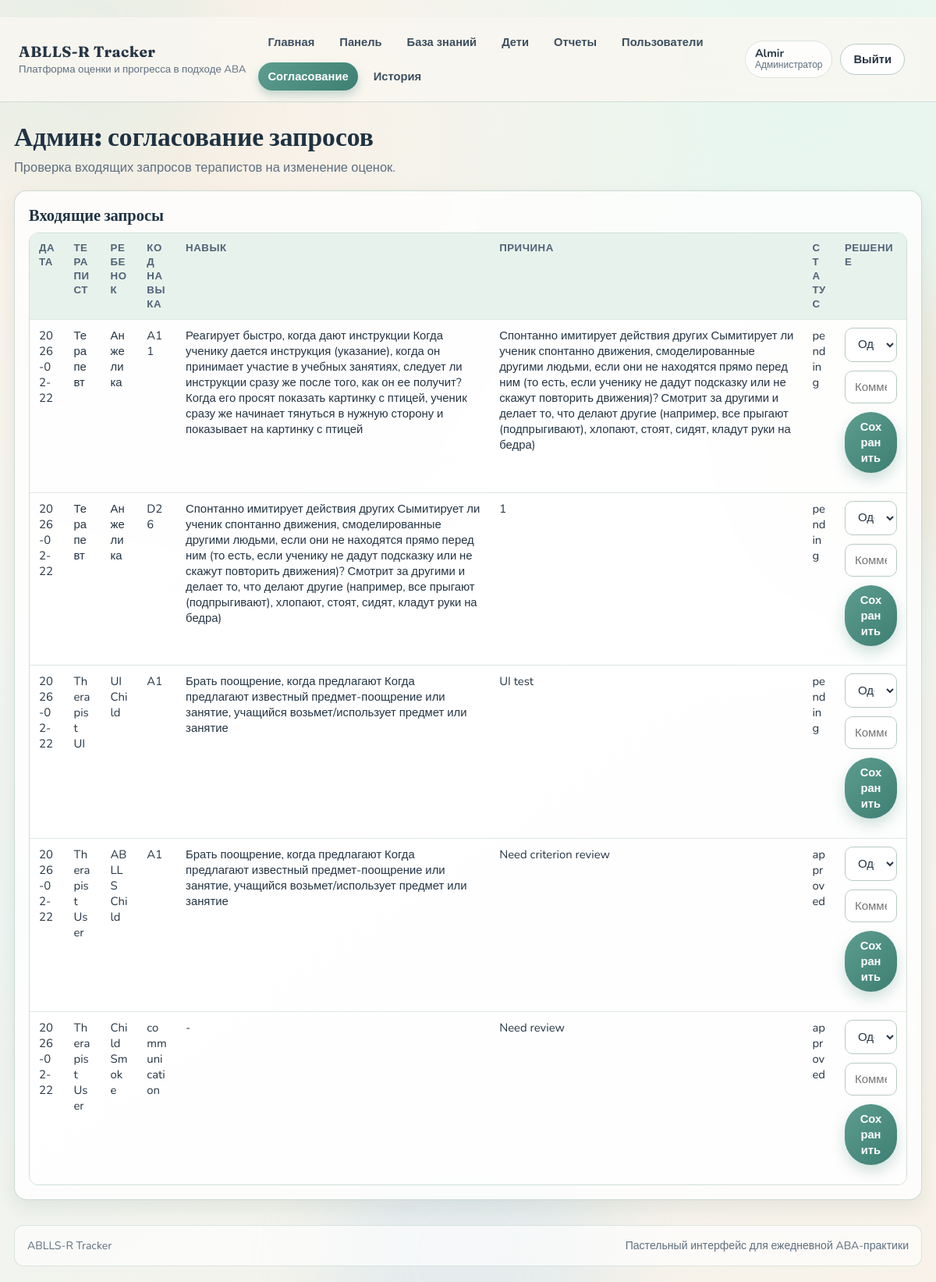
The app's page /admin/edit-requests (signed in) with its own data.
### app/models/user.py (models this page shows)
class User(Base):
    __tablename__ = "users"
    id: Mapped[str] = mapped_column(
        String(36),
        primary_key=True,
        default=lambda: str(uuid.uuid4()),
    )
    email: Mapped[str] = mapped_column(String(255), unique=True, index=True)
    full_name: Mapped[str] = mapped_column(String(255))
    role: Mapped[str] = mapped_column(String(20))
    password_hash: Mapped[str] = mapped_column(String(255))
    created_at: Mapped[datetime] = mapped_column(
        DateTime,
        default=lambda: datetime.now(timezone.utc),
    )

### app/models/edit_request.py (models this page shows)
class EditRequest(Base):
    __tablename__ = "edit_requests"
    id: Mapped[str] = mapped_column(
        String(36),
        primary_key=True,
        default=lambda: str(uuid.uuid4()),
    )
    child_id: Mapped[str] = mapped_column(String(36), ForeignKey("children.id"), index=True)
    therapist_id: Mapped[str] = mapped_column(String(36), ForeignKey("users.id"), index=True)
    area: Mapped[str] = mapped_column(String(120))
    reason: Mapped[str] = mapped_column(Text)
    status: Mapped[str] = mapped_column(String(20), default="pending")
    admin_comment: Mapped[str | None] = mapped_column(Text, nullable=True)
    reviewed_by: Mapped[str | None] = mapped_column(
        String(36),
        ForeignKey("users.id"),
        nullable=True,
    )
    reviewed_at: Mapped[datetime | None] = mapped_column(DateTime, nullable=True)
    created_at: Mapped[datetime] = mapped_column(
        DateTime,
        default=lambda: datetime.now(timezone.utc),
    )

### app/models/child.py (models this page shows)
class Child(Base):
    __tablename__ = "children"
    id: Mapped[str] = mapped_column(
        String(36),
        primary_key=True,
        default=lambda: str(uuid.uuid4()),
    )
    full_name: Mapped[str] = mapped_column(String(255), index=True)
    birth_date: Mapped[date | None] = mapped_column(Date, nullable=True)
    notes: Mapped[str | None] = mapped_column(Text, nullable=True)
    created_by: Mapped[str | None] = mapped_column(
        String(36),
        ForeignKey("users.id"),
        nullable=True,
    )
    created_at: Mapped[datetime] = mapped_column(
        DateTime,
        default=lambda: datetime.now(timezone.utc),
    )

### app/models/ablls_task.py (models this page shows)
class ABLLSTask(Base):
    __tablename__ = "ablls_tasks"
    code: Mapped[str] = mapped_column(String(16), primary_key=True)
    section_code: Mapped[str] = mapped_column(String(2), index=True)
    section_name: Mapped[str] = mapped_column(String(120))
    item_number: Mapped[int] = mapped_column(Integer, index=True)
    objective: Mapped[str] = mapped_column(Text)
    criteria: Mapped[str] = mapped_column(Text)
    max_score: Mapped[int] = mapped_column(Integer, default=1)
    source_sheet: Mapped[str] = mapped_column(String(40))

### app/routers/pages.py (the view)
@router.get("/admin/edit-requests")
def admin_edit_requests(request: Request, db: Session = Depends(get_db)):
    _, response = _require_roles(request, db, {"admin"})
    if response:
        return response
    reqs = db.execute(
        select(EditRequest).order_by(EditRequest.created_at.desc())
    ).scalars().all()
    children = db.execute(select(Child)).scalars().all()
    users = db.execute(select(User)).scalars().all()
    child_map = {child.id: child for child in children}
    user_map = {user.id: user for user in users}
    req_skill_codes = sorted({(req.area or "").strip().upper() for req in reqs if req.area})
    req_tasks = []
    if req_skill_codes:
        req_tasks = db.execute(select(ABLLSTask).where(ABLLSTask.code.in_(req_skill_codes))).scalars().all()
    req_task_map = {task.code: task for task in req_tasks}
    context = _base_context(request, db)
    context.update(
        {
            "edit_requests": reqs,
            "edit_request_child_map": child_map,
            "edit_request_user_map": user_map,
            "edit_request_task_map": req_task_map,
        }
    )
    return templates.TemplateResponse("admin/edit_requests.html", context)

### templates/admin/edit_requests.html (shortened to what this page needs)
﻿{% extends "base.html" %}
{% block content %}
  <section class="page-head">
    <h1 class="page-title">Админ: согласование запросов</h1>
    <p class="page-subtitle">Проверка входящих запросов терапистов на изменение оценок.</p>
  </section>
  <section class="card">
    <h2>Входящие запросы</h2>
    {% if edit_requests %}
      <div class="table-wrap">
        <table class="table">
          <thead>
            <tr>
              <th>Дата</th>
              <th>Терапист</th>
              <th>Ребенок</th>
              <th>Код навыка</th>
              <th>Навык</th>
              <th>Причина</th>
              <th>Статус</th>
              <th>Решение</th>
            </tr>
          </thead>
          <tbody>
            {% for req in edit_requests %}
              {% set task = edit_request_task_map.get(req.area) %}
              <tr>
                <td>{{ req.created_at.strftime("%Y-%m-%d") }}</td>
                <td>{{ edit_request_user_map.get(req.therapist_id).full_name if edit_request_user_map.get(req.therapist_id) else req.therapist_id }}</td>
                <td>{{ edit_request_child_map.get(req.child_id).full_name if edit_request_child_map.get(req.child_id) else req.child_id }}</td>
                <td>{{ req.area }}</td>
                <td>{{ task.objective if task else "-" }}</td>
                <td>{{ req.reason }}</td>
                <td>{{ req.status }}</td>
                <td>
                  <form class="form" method="post" action="/admin/edit-requests/{{ req.id }}/decision">
                    <select name="decision" required>
                      <option value="approved">Одобрить</option>
                    </select>
                    <input type="text" name="admin_comment" placeholder="Комментарий">
                    <button type="submit">Сохранить</button>
                  </form>
                </td>
              </tr>
            {% endfor %}
          </tbody>
        </table>
      </div>
    {% else %}
      <p>Новых запросов нет.</p>
    {% endif %}
  </section>
{% endblock %}

### templates/base.html (shortened to what this page needs)
﻿<!doctype html>
<html lang="ru">
  <head>
    <link rel="stylesheet" href="/static/styles.css">
  </head>
  <body>
    <div class="bg-orb bg-orb-a" aria-hidden="true"></div>
    <div class="bg-orb bg-orb-b" aria-hidden="true"></div>
    <div class="bg-orb bg-orb-c" aria-hidden="true"></div>
    <header class="site-header">
      <div class="brand-wrap">
        <a class="brand" href="/">ABLLS-R Tracker</a>
        <span class="brand-subtitle">Платформа оценки и прогресса в подходе ABA</span>
      </div>
      <nav class="nav" id="mainNav">
        <a href="/">Главная</a>
        {% if current_user %}
          <a href="/dashboard">Панель</a>
          <a href="/knowledge-base">База знаний</a>
          {% if current_user.role in ["admin", "therapist"] %}
            <a href="/children">Дети</a>
          {% endif %}
          {% if current_user.role in ["admin", "therapist", "parent"] %}
            <a href="/reports">Отчеты</a>
          {% endif %}
          {% if current_user.role == "admin" %}
            <a href="/admin/users">Пользователи</a>
            <a href="/admin/edit-requests">Согласование</a>
            <a href="/history">История</a>
          {% endif %}
        {% endif %}
      </nav>
      <div class="auth">
        {% if current_user %}
          <div class="user-pill">
            <span class="user-name">{{ current_user.full_name }}</span>
            <span class="user-role">{{ role_labels.get(current_user.role, current_user.role) }}</span>
          </div>
          <form action="/auth/logout" method="post" class="logout">
            <button type="submit">Выйти</button>
          </form>
        {% else %}
          <a class="link-button" href="/auth/login">Войти</a>
          <a class="button" href="/auth/register">Регистрация</a>
        {% endif %}
      </div>
    </header>
    <main class="page">
      {% block content %}{% endblock %}
    </main>
    <footer class="site-footer">
      <div>ABLLS-R Tracker</div>
      <div>Пастельный интерфейс для ежедневной ABA-практики</div>
    </footer>
  </body>
</html>

### records on screen
User: full_name "Almir", get "Администратор"
EditRequest: created_at "2026-02-22", area "A11", reason "Спонтанно имитирует действия других Сымитирует ли ученик спонтанно движения, смоделированные другими людьми, если они не находятся прямо перед ним (то есть, если ученику не дадут подсказку или не скажут повторить движения)? Смотрит за другими и делает то, что делают другие (например, все прыгают (подпрыгивают), хлопают, стоят, сидят, кладут руки на бедра)", status "pending"
User: get "Терапевт"
Child: get "Анжелика"
ABLLSTask: objective "Реагирует быстро, когда дают инструкции Когда ученику дается инструкция (указание), когда он принимает участие в учебных занятиях, следует ли инструкции сразу же после того, как он ее получит? Когда его просят показать картинку с птицей, ученик сразу же начинает тянуться в нужную сторону и показывает на картинку с птицей"
EditRequest: created_at "2026-02-22", area "D26", reason "1", status "pending"
ABLLSTask: objective "Спонтанно имитирует действия других Сымитирует ли ученик спонтанно движения, смоделированные другими людьми, если они не находятся прямо перед ним (то есть, если ученику не дадут подсказку или не скажут повторить движения)? Смотрит за другими и делает то, что делают другие (например, все прыгают (подпрыгивают), хлопают, стоят, сидят, кладут руки на бедра)"
EditRequest: created_at "2026-02-22", area "A1", reason "UI test", status "pending"
User: get "Therapist UI"
Child: get "UI Child"
ABLLSTask: objective "Брать поощрение, когда предлагают Когда предлагают известный предмет-поощрение или занятие, учащийся возьмет/использует предмет или занятие"
EditRequest: created_at "2026-02-22", area "A1", reason "Need criterion review", status "approved"
User: get "Therapist User"
Child: get "ABLLS Child"
EditRequest: created_at "2026-02-22", area "communication", objective "-", reason "Need review", status "approved"
User: get "Therapist User"
Child: get "Child Smoke"
